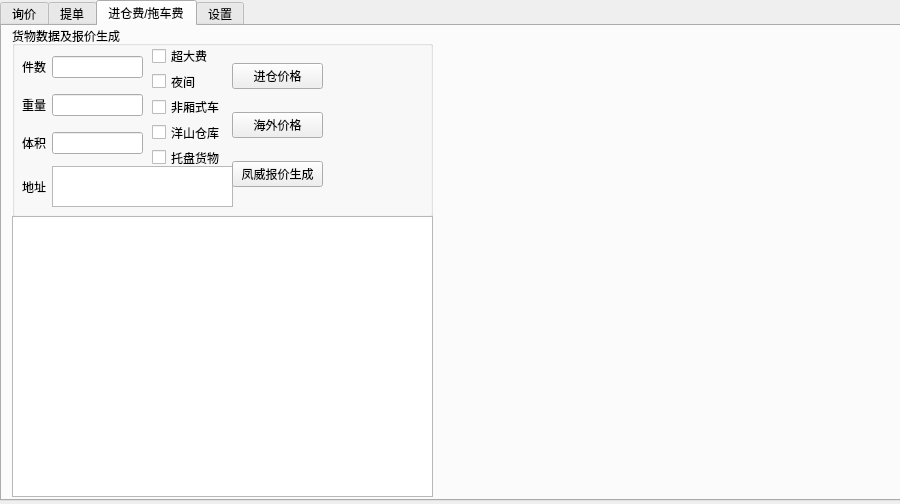
<?xml version="1.0" encoding="UTF-8"?>
<ui version="4.0">
 <class>Form</class>
 <widget class="QWidget" name="Form">
  <property name="geometry">
   <rect>
    <x>0</x>
    <y>0</y>
    <width>900</width>
    <height>504</height>
   </rect>
  </property>
  <property name="minimumSize">
   <size>
    <width>900</width>
    <height>504</height>
   </size>
  </property>
  <property name="maximumSize">
   <size>
    <width>900</width>
    <height>504</height>
   </size>
  </property>
  <property name="windowTitle">
   <string>瀚万客服小程序</string>
  </property>
  <widget class="QTabWidget" name="tabWidget">
   <property name="geometry">
    <rect>
     <x>0</x>
     <y>0</y>
     <width>901</width>
     <height>501</height>
    </rect>
   </property>
   <property name="currentIndex">
    <number>2</number>
   </property>
   <widget class="QWidget" name="tab">
    <attribute name="title">
     <string>询价</string>
    </attribute>
    <widget class="QGroupBox" name="groupBox">
     <property name="geometry">
      <rect>
       <x>0</x>
       <y>0</y>
       <width>351</width>
       <height>171</height>
      </rect>
     </property>
     <property name="title">
      <string>询价信息</string>
     </property>
     <widget class="QPlainTextEdit" name="address">
      <property name="geometry">
       <rect>
        <x>40</x>
        <y>20</y>
        <width>301</width>
        <height>41</height>
       </rect>
      </property>
     </widget>
     <widget class="QLabel" name="label">
      <property name="geometry">
       <rect>
        <x>10</x>
        <y>30</y>
        <width>31</width>
        <height>16</height>
       </rect>
      </property>
      <property name="text">
       <string>地址</string>
      </property>
     </widget>
     <widget class="QWidget" name="horizontalLayoutWidget">
      <property name="geometry">
       <rect>
        <x>30</x>
        <y>60</y>
        <width>78</width>
        <height>31</height>
       </rect>
      </property>
      <layout class="QHBoxLayout" name="horizontalLayout">
       <property name="leftMargin">
        <number>5</number>
       </property>
       <item>
        <widget class="QLabel" name="label_2">
         <property name="text">
          <string>件</string>
         </property>
        </widget>
       </item>
       <item>
        <spacer name="horizontalSpacer">
         <property name="orientation">
          <enum>Qt::Horizontal</enum>
         </property>
         <property name="sizeHint" stdset="0">
          <size>
           <width>40</width>
           <height>20</height>
          </size>
         </property>
        </spacer>
       </item>
       <item>
        <widget class="QLineEdit" name="PKGS"/>
       </item>
      </layout>
     </widget>
     <widget class="QWidget" name="horizontalLayoutWidget_2">
      <property name="geometry">
       <rect>
        <x>110</x>
        <y>60</y>
        <width>111</width>
        <height>31</height>
       </rect>
      </property>
      <layout class="QHBoxLayout" name="horizontalLayout_2">
       <property name="leftMargin">
        <number>5</number>
       </property>
       <property name="rightMargin">
        <number>5</number>
       </property>
       <item>
        <widget class="QLabel" name="label_3">
         <property name="text">
          <string>重量KG</string>
         </property>
        </widget>
       </item>
       <item>
        <spacer name="horizontalSpacer_2">
         <property name="orientation">
          <enum>Qt::Horizontal</enum>
         </property>
         <property name="sizeHint" stdset="0">
          <size>
           <width>40</width>
           <height>20</height>
          </size>
         </property>
        </spacer>
       </item>
       <item>
        <widget class="QLineEdit" name="KGS">
         <property name="enabled">
          <bool>true</bool>
         </property>
        </widget>
       </item>
      </layout>
     </widget>
     <widget class="QWidget" name="horizontalLayoutWidget_3">
      <property name="geometry">
       <rect>
        <x>220</x>
        <y>60</y>
        <width>122</width>
        <height>31</height>
       </rect>
      </property>
      <layout class="QHBoxLayout" name="horizontalLayout_3">
       <property name="leftMargin">
        <number>5</number>
       </property>
       <property name="rightMargin">
        <number>5</number>
       </property>
       <item>
        <widget class="QLabel" name="label_4">
         <property name="text">
          <string>体积CBM</string>
         </property>
        </widget>
       </item>
       <item>
        <spacer name="horizontalSpacer_3">
         <property name="orientation">
          <enum>Qt::Horizontal</enum>
         </property>
         <property name="sizeHint" stdset="0">
          <size>
           <width>40</width>
           <height>20</height>
          </size>
         </property>
        </spacer>
       </item>
       <item>
        <widget class="QLineEdit" name="CBM"/>
       </item>
      </layout>
     </widget>
     <widget class="QWidget" name="horizontalLayoutWidget_4">
      <property name="geometry">
       <rect>
        <x>30</x>
        <y>90</y>
        <width>181</width>
        <height>31</height>
       </rect>
      </property>
      <layout class="QHBoxLayout" name="horizontalLayout_4">
       <property name="spacing">
        <number>6</number>
       </property>
       <property name="leftMargin">
        <number>0</number>
       </property>
       <property name="rightMargin">
        <number>5</number>
       </property>
       <property name="bottomMargin">
        <number>0</number>
       </property>
       <item>
        <widget class="QLabel" name="label_5">
         <property name="text">
          <string>货物单件体积</string>
         </property>
        </widget>
       </item>
       <item>
        <spacer name="horizontalSpacer_4">
         <property name="orientation">
          <enum>Qt::Horizontal</enum>
         </property>
         <property name="sizeHint" stdset="0">
          <size>
           <width>40</width>
           <height>20</height>
          </size>
         </property>
        </spacer>
       </item>
       <item>
        <widget class="QLineEdit" name="size">
         <property name="enabled">
          <bool>true</bool>
         </property>
        </widget>
       </item>
      </layout>
     </widget>
     <widget class="QWidget" name="horizontalLayoutWidget_5">
      <property name="geometry">
       <rect>
        <x>210</x>
        <y>90</y>
        <width>131</width>
        <height>31</height>
       </rect>
      </property>
      <layout class="QHBoxLayout" name="horizontalLayout_5">
       <item>
        <widget class="QLabel" name="label_6">
         <property name="text">
          <string>HS编码</string>
         </property>
        </widget>
       </item>
       <item>
        <spacer name="horizontalSpacer_5">
         <property name="orientation">
          <enum>Qt::Horizontal</enum>
         </property>
         <property name="sizeHint" stdset="0">
          <size>
           <width>40</width>
           <height>20</height>
          </size>
         </property>
        </spacer>
       </item>
       <item>
        <widget class="QLineEdit" name="HS"/>
       </item>
      </layout>
     </widget>
     <widget class="QWidget" name="horizontalLayoutWidget_6">
      <property name="geometry">
       <rect>
        <x>30</x>
        <y>120</y>
        <width>261</width>
        <height>31</height>
       </rect>
      </property>
      <layout class="QHBoxLayout" name="horizontalLayout_6">
       <item>
        <widget class="QLabel" name="label_7">
         <property name="text">
          <string>货物描述</string>
         </property>
        </widget>
       </item>
       <item>
        <spacer name="horizontalSpacer_6">
         <property name="orientation">
          <enum>Qt::Horizontal</enum>
         </property>
         <property name="sizeHint" stdset="0">
          <size>
           <width>40</width>
           <height>20</height>
          </size>
         </property>
        </spacer>
       </item>
       <item>
        <widget class="QLineEdit" name="cargoname"/>
       </item>
      </layout>
     </widget>
     <widget class="QComboBox" name="clause">
      <property name="geometry">
       <rect>
        <x>290</x>
        <y>120</y>
        <width>51</width>
        <height>31</height>
       </rect>
      </property>
      <item>
       <property name="text">
        <string>DAP</string>
       </property>
      </item>
      <item>
       <property name="text">
        <string>DDU</string>
       </property>
      </item>
      <item>
       <property name="text">
        <string>DDP</string>
       </property>
      </item>
     </widget>
    </widget>
    <widget class="QGroupBox" name="groupBox_2">
     <property name="geometry">
      <rect>
       <x>350</x>
       <y>0</y>
       <width>251</width>
       <height>171</height>
      </rect>
     </property>
     <property name="title">
      <string>选择代理</string>
     </property>
     <widget class="QListView" name="daili_list">
      <property name="geometry">
       <rect>
        <x>0</x>
        <y>80</y>
        <width>251</width>
        <height>91</height>
       </rect>
      </property>
      <property name="selectionMode">
       <enum>QAbstractItemView::ExtendedSelection</enum>
      </property>
      <property name="selectionBehavior">
       <enum>QAbstractItemView::SelectRows</enum>
      </property>
     </widget>
     <widget class="QWidget" name="horizontalLayoutWidget_7">
      <property name="geometry">
       <rect>
        <x>50</x>
        <y>50</y>
        <width>131</width>
        <height>31</height>
       </rect>
      </property>
      <layout class="QHBoxLayout" name="horizontalLayout_7">
       <property name="leftMargin">
        <number>6</number>
       </property>
       <item>
        <widget class="QLabel" name="label_9">
         <property name="text">
          <string>港口</string>
         </property>
        </widget>
       </item>
       <item>
        <spacer name="horizontalSpacer_7">
         <property name="orientation">
          <enum>Qt::Horizontal</enum>
         </property>
         <property name="sizeHint" stdset="0">
          <size>
           <width>40</width>
           <height>20</height>
          </size>
         </property>
        </spacer>
       </item>
       <item>
        <widget class="QComboBox" name="gangkou"/>
       </item>
      </layout>
     </widget>
     <widget class="QWidget" name="horizontalLayoutWidget_8">
      <property name="geometry">
       <rect>
        <x>0</x>
        <y>20</y>
        <width>121</width>
        <height>31</height>
       </rect>
      </property>
      <layout class="QHBoxLayout" name="horizontalLayout_8">
       <item>
        <widget class="QLabel" name="label_8">
         <property name="text">
          <string>航线</string>
         </property>
        </widget>
       </item>
       <item>
        <spacer name="horizontalSpacer_8">
         <property name="orientation">
          <enum>Qt::Horizontal</enum>
         </property>
         <property name="sizeHint" stdset="0">
          <size>
           <width>40</width>
           <height>20</height>
          </size>
         </property>
        </spacer>
       </item>
       <item>
        <widget class="QComboBox" name="hangxian">
         <item>
          <property name="text">
           <string>东亚</string>
          </property>
         </item>
         <item>
          <property name="text">
           <string>东南亚</string>
          </property>
         </item>
         <item>
          <property name="text">
           <string>印巴</string>
          </property>
         </item>
         <item>
          <property name="text">
           <string>澳大利亚</string>
          </property>
         </item>
         <item>
          <property name="text">
           <string>北美</string>
          </property>
         </item>
         <item>
          <property name="text">
           <string>南美</string>
          </property>
         </item>
        </widget>
       </item>
      </layout>
     </widget>
     <widget class="QWidget" name="horizontalLayoutWidget_9">
      <property name="geometry">
       <rect>
        <x>120</x>
        <y>20</y>
        <width>131</width>
        <height>31</height>
       </rect>
      </property>
      <layout class="QHBoxLayout" name="horizontalLayout_9">
       <property name="leftMargin">
        <number>6</number>
       </property>
       <item>
        <widget class="QLabel" name="label_10">
         <property name="text">
          <string>国家</string>
         </property>
        </widget>
       </item>
       <item>
        <spacer name="horizontalSpacer_9">
         <property name="orientation">
          <enum>Qt::Horizontal</enum>
         </property>
         <property name="sizeHint" stdset="0">
          <size>
           <width>40</width>
           <height>20</height>
          </size>
         </property>
        </spacer>
       </item>
       <item>
        <widget class="QComboBox" name="guojia"/>
       </item>
      </layout>
     </widget>
    </widget>
    <widget class="QGroupBox" name="groupBox_3">
     <property name="geometry">
      <rect>
       <x>610</x>
       <y>0</y>
       <width>281</width>
       <height>171</height>
      </rect>
     </property>
     <property name="title">
      <string>添加代理信息</string>
     </property>
     <widget class="QWidget" name="horizontalLayoutWidget_10">
      <property name="geometry">
       <rect>
        <x>50</x>
        <y>140</y>
        <width>191</width>
        <height>31</height>
       </rect>
      </property>
      <layout class="QHBoxLayout" name="horizontalLayout_10">
       <item>
        <widget class="QPushButton" name="add_agent_email">
         <property name="text">
          <string>添加</string>
         </property>
        </widget>
       </item>
       <item>
        <spacer name="horizontalSpacer_10">
         <property name="orientation">
          <enum>Qt::Horizontal</enum>
         </property>
         <property name="sizeHint" stdset="0">
          <size>
           <width>40</width>
           <height>20</height>
          </size>
         </property>
        </spacer>
       </item>
       <item>
        <widget class="QPushButton" name="pushButton_2">
         <property name="text">
          <string>删除</string>
         </property>
        </widget>
       </item>
      </layout>
     </widget>
     <widget class="QPlainTextEdit" name="agent_email_list">
      <property name="geometry">
       <rect>
        <x>10</x>
        <y>50</y>
        <width>261</width>
        <height>91</height>
       </rect>
      </property>
     </widget>
     <widget class="QWidget" name="horizontalLayoutWidget_11">
      <property name="geometry">
       <rect>
        <x>40</x>
        <y>20</y>
        <width>201</width>
        <height>31</height>
       </rect>
      </property>
      <layout class="QHBoxLayout" name="horizontalLayout_11">
       <item>
        <widget class="QLabel" name="label_11">
         <property name="text">
          <string>代理名称</string>
         </property>
        </widget>
       </item>
       <item>
        <spacer name="horizontalSpacer_11">
         <property name="orientation">
          <enum>Qt::Horizontal</enum>
         </property>
         <property name="sizeHint" stdset="0">
          <size>
           <width>40</width>
           <height>20</height>
          </size>
         </property>
        </spacer>
       </item>
       <item>
        <widget class="QLineEdit" name="agent_name"/>
       </item>
      </layout>
     </widget>
    </widget>
    <widget class="QGroupBox" name="groupBox_4">
     <property name="geometry">
      <rect>
       <x>0</x>
       <y>170</y>
       <width>601</width>
       <height>301</height>
      </rect>
     </property>
     <property name="title">
      <string>渲染界面</string>
     </property>
     <widget class="QTextEdit" name="emailtext">
      <property name="geometry">
       <rect>
        <x>10</x>
        <y>20</y>
        <width>581</width>
        <height>261</height>
       </rect>
      </property>
     </widget>
    </widget>
    <widget class="QGroupBox" name="groupBox_5">
     <property name="geometry">
      <rect>
       <x>610</x>
       <y>170</y>
       <width>281</width>
       <height>211</height>
      </rect>
     </property>
     <property name="title">
      <string>发送邮件</string>
     </property>
     <widget class="QPushButton" name="Preview_email">
      <property name="geometry">
       <rect>
        <x>30</x>
        <y>180</y>
        <width>75</width>
        <height>24</height>
       </rect>
      </property>
      <property name="text">
       <string>预览</string>
      </property>
     </widget>
     <widget class="QWidget" name="horizontalLayoutWidget_12">
      <property name="geometry">
       <rect>
        <x>50</x>
        <y>20</y>
        <width>191</width>
        <height>31</height>
       </rect>
      </property>
      <layout class="QHBoxLayout" name="horizontalLayout_12">
       <item>
        <widget class="QLabel" name="label_12">
         <property name="text">
          <string>询价编号</string>
         </property>
        </widget>
       </item>
       <item>
        <spacer name="horizontalSpacer_12">
         <property name="orientation">
          <enum>Qt::Horizontal</enum>
         </property>
         <property name="sizeHint" stdset="0">
          <size>
           <width>40</width>
           <height>20</height>
          </size>
         </property>
        </spacer>
       </item>
       <item>
        <widget class="QLineEdit" name="inquiry_number"/>
       </item>
      </layout>
     </widget>
     <widget class="QPushButton" name="send_email">
      <property name="geometry">
       <rect>
        <x>110</x>
        <y>180</y>
        <width>75</width>
        <height>24</height>
       </rect>
      </property>
      <property name="text">
       <string>发送</string>
      </property>
     </widget>
     <widget class="QPushButton" name="pushButton_4">
      <property name="geometry">
       <rect>
        <x>190</x>
        <y>180</y>
        <width>75</width>
        <height>24</height>
       </rect>
      </property>
      <property name="text">
       <string>删除</string>
      </property>
     </widget>
     <widget class="QTableView" name="addresslist">
      <property name="geometry">
       <rect>
        <x>20</x>
        <y>50</y>
        <width>251</width>
        <height>121</height>
       </rect>
      </property>
     </widget>
    </widget>
    <widget class="QGroupBox" name="groupBox_6">
     <property name="geometry">
      <rect>
       <x>610</x>
       <y>380</y>
       <width>281</width>
       <height>91</height>
      </rect>
     </property>
     <property name="title">
      <string>编号加载</string>
     </property>
     <widget class="QPushButton" name="aoto">
      <property name="geometry">
       <rect>
        <x>214</x>
        <y>13</y>
        <width>61</width>
        <height>61</height>
       </rect>
      </property>
      <property name="text">
       <string>生成</string>
      </property>
     </widget>
     <widget class="QPlainTextEdit" name="random_number">
      <property name="geometry">
       <rect>
        <x>20</x>
        <y>20</y>
        <width>191</width>
        <height>51</height>
       </rect>
      </property>
     </widget>
    </widget>
   </widget>
   <widget class="QWidget" name="tab_2">
    <attribute name="title">
     <string>提单</string>
    </attribute>
   </widget>
   <widget class="QWidget" name="tab_4">
    <attribute name="title">
     <string>进仓费/拖车费</string>
    </attribute>
    <widget class="QGroupBox" name="groupBox_7">
     <property name="geometry">
      <rect>
       <x>10</x>
       <y>0</y>
       <width>421</width>
       <height>191</height>
      </rect>
     </property>
     <property name="title">
      <string>货物数据及报价生成</string>
     </property>
     <widget class="QWidget" name="verticalLayoutWidget">
      <property name="geometry">
       <rect>
        <x>10</x>
        <y>20</y>
        <width>121</width>
        <height>121</height>
       </rect>
      </property>
      <layout class="QVBoxLayout" name="verticalLayout">
       <item>
        <layout class="QHBoxLayout" name="horizontalLayout_14">
         <item>
          <widget class="QLabel" name="label_13">
           <property name="text">
            <string>件数</string>
           </property>
          </widget>
         </item>
         <item>
          <widget class="QLineEdit" name="jianshu"/>
         </item>
        </layout>
       </item>
       <item>
        <layout class="QHBoxLayout" name="horizontalLayout_15">
         <item>
          <widget class="QLabel" name="label_14">
           <property name="text">
            <string>重量</string>
           </property>
          </widget>
         </item>
         <item>
          <widget class="QLineEdit" name="zhongliang"/>
         </item>
        </layout>
       </item>
       <item>
        <layout class="QHBoxLayout" name="horizontalLayout_16">
         <item>
          <widget class="QLabel" name="label_15">
           <property name="text">
            <string>体积</string>
           </property>
          </widget>
         </item>
         <item>
          <widget class="QLineEdit" name="tiji"/>
         </item>
        </layout>
       </item>
      </layout>
     </widget>
     <widget class="QWidget" name="verticalLayoutWidget_2">
      <property name="geometry">
       <rect>
        <x>140</x>
        <y>20</y>
        <width>82</width>
        <height>121</height>
       </rect>
      </property>
      <layout class="QVBoxLayout" name="verticalLayout_2">
       <item>
        <widget class="QCheckBox" name="checkBox">
         <property name="text">
          <string>超大费</string>
         </property>
        </widget>
       </item>
       <item>
        <widget class="QCheckBox" name="checkBox_2">
         <property name="text">
          <string>夜间</string>
         </property>
        </widget>
       </item>
       <item>
        <widget class="QCheckBox" name="checkBox_3">
         <property name="text">
          <string>非厢式车</string>
         </property>
        </widget>
       </item>
       <item>
        <widget class="QCheckBox" name="checkBox_4">
         <property name="text">
          <string>洋山仓库</string>
         </property>
        </widget>
       </item>
       <item>
        <widget class="QCheckBox" name="checkBox_5">
         <property name="text">
          <string>托盘货物</string>
         </property>
        </widget>
       </item>
      </layout>
     </widget>
     <widget class="QWidget" name="horizontalLayoutWidget_16">
      <property name="geometry">
       <rect>
        <x>10</x>
        <y>140</y>
        <width>211</width>
        <height>41</height>
       </rect>
      </property>
      <layout class="QHBoxLayout" name="horizontalLayout_17">
       <item>
        <widget class="QLabel" name="label_16">
         <property name="text">
          <string>地址</string>
         </property>
        </widget>
       </item>
       <item>
        <spacer name="horizontalSpacer_13">
         <property name="orientation">
          <enum>Qt::Horizontal</enum>
         </property>
         <property name="sizeHint" stdset="0">
          <size>
           <width>40</width>
           <height>20</height>
          </size>
         </property>
        </spacer>
       </item>
       <item>
        <widget class="QPlainTextEdit" name="dizhi"/>
       </item>
      </layout>
     </widget>
     <widget class="QWidget" name="verticalLayoutWidget_3">
      <property name="geometry">
       <rect>
        <x>220</x>
        <y>20</y>
        <width>91</width>
        <height>161</height>
       </rect>
      </property>
      <layout class="QVBoxLayout" name="verticalLayout_3">
       <item>
        <widget class="QPushButton" name="pushButton">
         <property name="text">
          <string>进仓价格</string>
         </property>
        </widget>
       </item>
       <item>
        <widget class="QPushButton" name="pushButton_3">
         <property name="text">
          <string>海外价格</string>
         </property>
        </widget>
       </item>
       <item>
        <widget class="QPushButton" name="fwbj">
         <property name="text">
          <string>凤威报价生成</string>
         </property>
        </widget>
       </item>
      </layout>
     </widget>
    </widget>
    <widget class="QPlainTextEdit" name="baojia_display">
     <property name="geometry">
      <rect>
       <x>10</x>
       <y>190</y>
       <width>421</width>
       <height>281</height>
      </rect>
     </property>
    </widget>
   </widget>
   <widget class="QWidget" name="tab_3">
    <attribute name="title">
     <string>设置</string>
    </attribute>
   </widget>
  </widget>
 </widget>
 <resources/>
 <connections/>
</ui>
